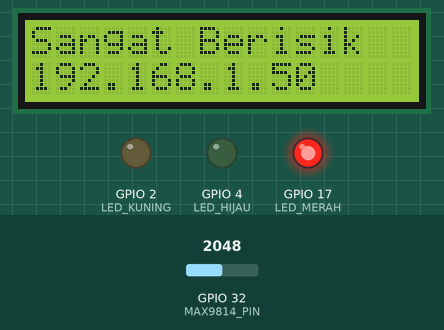
The sketch below on a simulated ESP32. Shown: 16×2 character LCD, output pins drawn as LEDs (lit = HIGH). The inputs (shaded band) are chosen by the test bench; at power-on: GPIO 32 (MAX9814_PIN) = 2048. WiFi joins after 1.5 s; servers stay silent unless stated; the local clock reads 2024-03-15 10:24:30 at power-on unless the sketch sets it; storage starts empty; the audio player accepts every command and is not drawn; what the sketch prints to the serial monitor is not drawn.

Above: at 3.7 s.
3.8 s: GPIO 32 (MAX9814_PIN) set to 1466
5.6 s: GPIO 32 (MAX9814_PIN) set to 1397
At 7.8 s:
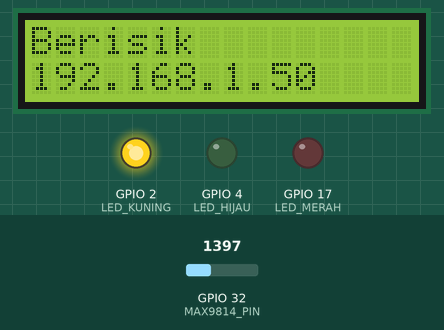
8.1 s: GPIO 32 (MAX9814_PIN) set to 1310
At 9.7 s:
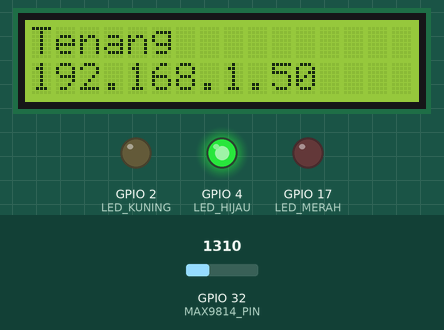
10.0 s: GPIO 32 (MAX9814_PIN) set to 1390
At 10.67 s:
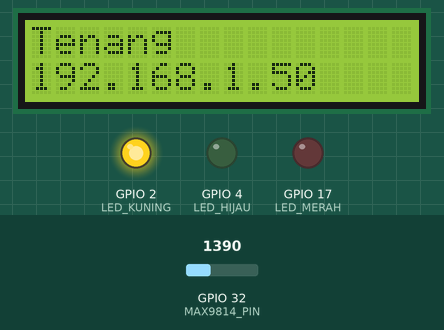
12.2 s: GPIO 32 (MAX9814_PIN) set to 1228
At 13.8 s:
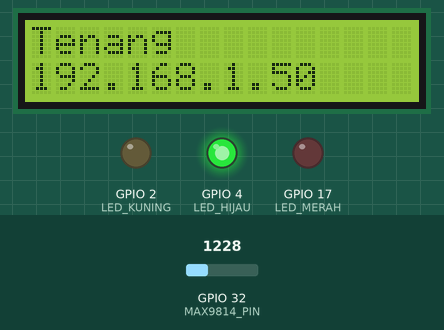
Timing chart, 0 to 15.3 s (numbered marks = the images above; inputs shaded):
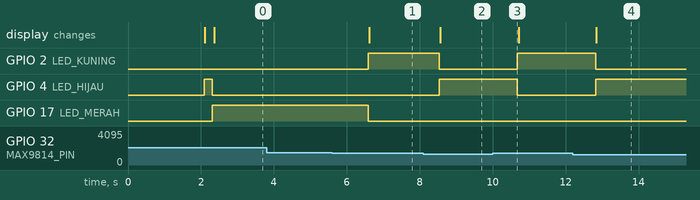

The sketch:

TA.ino
```cpp
#include <WiFi.h>
#include <WebServer.h>
#include <LiquidCrystal_I2C.h>
#include <SPIFFS.h>
#include <time.h>
#include <DFRobotDFPlayerMini.h>
#include <HardwareSerial.h>

// WiFi
const char* ssid = "Alat";
const char* password = "123456789";

// Komponen
#define MAX9814_PIN 32
#define LED_HIJAU 4
#define LED_KUNING 2
#define LED_MERAH 17
LiquidCrystal_I2C lcd(0x27, 16, 2);
HardwareSerial dfSerial(1);  // Gunakan UART1
DFRobotDFPlayerMini dfplayer;
// Batas
#define THRESHOLD_HIJAU_MAX 1349
#define THRESHOLD_KUNING_MIN 1350
#define THRESHOLD_KUNING_MAX 1399
#define THRESHOLD_MERAH 1400

// Variabel
int analogValue = 0;
float desibel = 0;
bool wasNoisy = false;
unsigned long lastWarningTime = 0;
unsigned long lastUpdateTime = 0;
unsigned long updateInterval = 1000;
int lastSavedHour = -1;
bool alatAktif = true; // untuk kontrol ON/OFF
String lastStatus = "";

// Web Server
WebServer server(80);

// Sinkronisasi waktu NTP
void setupTime() {
  configTime(7 * 3600, 0, "pool.ntp.org", "time.nist.gov");
  struct tm timeinfo;
  if (getLocalTime(&timeinfo)) {
    Serial.println("Waktu tersinkron");
  } else {
    Serial.println("Gagal sinkron waktu");
  }
}

// Simpan data ke SPIFFS per jam
void simpanData(float desibel) {
  struct tm timeinfo;
  if (!getLocalTime(&timeinfo)) {
    Serial.println("[GAGAL] Tidak bisa ambil waktu");
    return;
  }

  if (timeinfo.tm_hour < 8 || timeinfo.tm_hour > 17) {
    Serial.println("[INFO] Di luar jam 08:00 - 17:00, data tidak disimpan");
    return;
  }

  if (timeinfo.tm_hour == lastSavedHour) {
    return; // Sudah disimpan jam ini
  }

  char filename[20];
  strftime(filename, sizeof(filename), "/%Y-%m-%d.txt", &timeinfo);
  File file = SPIFFS.open(filename, FILE_APPEND);

  if (!file) {
    Serial.printf("[GAGAL] Gagal membuka file %s untuk menulis\n", filename);
    return;
  }

  char waktu[9];
  strftime(waktu, sizeof(waktu), "%H:%M:%S", &timeinfo);
  file.printf("%s,%.2f\n", waktu, desibel);
  file.close();

  Serial.printf("[SUKSES] Data disimpan: %s = %.2f dB\n", waktu, desibel);
  lastSavedHour = timeinfo.tm_hour;
}

// TASK 1: Sensor
void TaskSensor(void *pvParameters) {

  Serial.print("[DEBUG] Sisa stack TaskSensor: ");
Serial.println(uxTaskGetStackHighWaterMark(NULL));

  while (true) {
      if (alatAktif) {
      long sum = 0;
      for (int i = 0; i < 10; i++) {
        sum += analogRead(MAX9814_PIN);
        vTaskDelay(pdMS_TO_TICKS(5));
      }
      analogValue = sum / 10;

      float slope = (70.0 - 50.0) / (1400 - 1349);
      float intercept = 50.0 - (slope * 1349);
      desibel = slope * analogValue + intercept;

      if (millis() - lastUpdateTime >= updateInterval) {
        Serial.print("Analog: ");
        Serial.print(analogValue);
        Serial.print(" | Desibel: ");
        Serial.println(desibel);
        lastUpdateTime = millis();
      }

      simpanData(desibel);
    }
    vTaskDelay(pdMS_TO_TICKS(1000));
  }
}

// TASK 2: Output
void TaskOutput(void *pvParameters) {
  while (true) {
    if (alatAktif) {
      String currentStatus = "";

      if (desibel <= 50) {
        digitalWrite(LED_HIJAU, HIGH);
        digitalWrite(LED_KUNING, LOW);
        digitalWrite(LED_MERAH, LOW);
        currentStatus = "Tenang";
        wasNoisy = false;
      } else if (desibel >= 51 && desibel <= 69) {
        digitalWrite(LED_HIJAU, LOW);
        digitalWrite(LED_KUNING, HIGH);
        digitalWrite(LED_MERAH, LOW);
        currentStatus = "Berisik";
        if (!wasNoisy) {

          dfplayer.play(1);
          wasNoisy = true;
          lastWarningTime = millis();
        }
       if (millis() - lastWarningTime > 5000) {
          wasNoisy = false;
  }
      } else if (desibel >= 70) {
        digitalWrite(LED_HIJAU, LOW);
        digitalWrite(LED_KUNING, LOW);
        digitalWrite(LED_MERAH, HIGH);
        currentStatus = "Sangat Berisik";

        if (!wasNoisy) {
          dfplayer.play(1);;
          wasNoisy = true;
          lastWarningTime = millis();
        }

        if (millis() - lastWarningTime > 5000) {
          wasNoisy = false;
        }
      }

      // Update LCD hanya jika status berubah
      if (currentStatus != lastStatus) {
        lcd.clear();
        lcd.setCursor(0, 0);
        lcd.print(currentStatus);
        lastStatus = currentStatus;
      }
      lcd.setCursor(0, 1);
      lcd.print(WiFi.localIP().toString().c_str());
    }
    vTaskDelay(pdMS_TO_TICKS(200));
  }

}
// TASK 3: Web
void TaskWeb(void *pvParameters) {
  server.on("/", HTTP_GET, []() {
    File file = SPIFFS.open("/index.html", "r");
    server.streamFile(file, "text/html");
    file.close();
  });
  server.on("/style.css", HTTP_GET, []() {
    File file = SPIFFS.open("/style.css", "r");
    server.streamFile(file, "text/css");
    file.close();
  });
  server.on("/script.js", HTTP_GET, []() {
    File file = SPIFFS.open("/script.js", "r");
    server.streamFile(file, "application/javascript");
    file.close();
  });
  server.on("/data", HTTP_GET, []() {
    String json = "{\"analog\":" + String(analogValue) + ",\"desibel\":" + String(desibel) + "}";
    server.send(200, "application/json", json);
  });
  server.on("/list", HTTP_GET, []() {
    String json = "[";
    File root = SPIFFS.open("/");
    File file = root.openNextFile();
    bool first = true;
    while (file) {
      String name = file.name();
      if (name.endsWith(".txt")) {
        if (!first) json += ",";
        json += "\"" + name + "\"";
        first = false;
      }
      file = root.openNextFile();
    }
    json += "]";
    server.send(200, "application/json", json);
  });
  server.on("/grafik", HTTP_GET, []() {
    if (!server.hasArg("tanggal")) {
      server.send(400, "text/plain", "Parameter tanggal diperlukan");
      return;
    }

    String tanggal = "/" + server.arg("tanggal");
    File file = SPIFFS.open(tanggal, "r");

    if (!file) {
      server.send(404, "text/plain", "File tidak ditemukan");
      return;
    }

    String json = "[";
    bool first = true;
    while (file.available()) {
      String line = file.readStringUntil('\n');
      line.trim();
      if (line.length() == 0) continue;
      int idx = line.indexOf(',');
      if (idx != -1) {
        String waktu = line.substring(0, idx);
        String db = line.substring(idx + 1);
        if (!first) json += ",";
        json += "{\"waktu\":\"" + waktu + "\",\"desibel\":" + db + "}";
        first = false;
      }
    }
    json += "]";
    file.close();

    server.send(200, "application/json", json);
  });

  // Endpoint untuk realtime grafik
  server.on("/realtime", HTTP_GET, []() {
    struct tm timeinfo;
    getLocalTime(&timeinfo);
    char waktu[6];
    strftime(waktu, sizeof(waktu), "%H:%M", &timeinfo);

    String json = "{\"desibel\": " + String(desibel, 2) + ", \"waktu\": \"" + String(waktu) + "\"}";
    server.send(200, "application/json", json);
  });

  // Endpoint kontrol alat
  server.on("/status", HTTP_GET, []() {
    if (server.hasArg("set")) {
      String set = server.arg("set");
      if (set == "on") alatAktif = true;
      else if (set == "off") alatAktif = false;
    }
    String json = "{\"status\": \"" + String(alatAktif ? "on" : "off") + "\"}";
    server.send(200, "application/json", json);
  });

  server.begin();
  while (true) {
    server.handleClient();
    vTaskDelay(pdMS_TO_TICKS(10));
  }
}

// Setup
void setup() {
  Serial.begin(115200);
  pinMode(LED_HIJAU, OUTPUT);
  pinMode(LED_KUNING, OUTPUT);
  pinMode(LED_MERAH, OUTPUT);
  lcd.init();
  lcd.backlight();

  WiFi.begin(ssid, password);
  while (WiFi.status() != WL_CONNECTED) {
    delay(1000);
    Serial.println("Connecting to WiFi...");
  }
  Serial.println("Connected to WiFi");

  Serial.print("ESP32 IP Address: ");
  Serial.println(WiFi.localIP());

  SPIFFS.begin();
  setupTime();

  xTaskCreate(TaskSensor, "TaskSensor", 4096, NULL, 1, NULL);
  xTaskCreate(TaskOutput, "TaskOutput", 2048, NULL, 1, NULL);
  xTaskCreate(TaskWeb, "TaskWeb", 8192, NULL, 1, NULL);

  dfSerial.begin(9600, SERIAL_8N1, 26, 27); // RX=26, TX=27 (ubah sesuai wiring Anda)
  if (!dfplayer.begin(dfSerial)) {
    Serial.println("Gagal menginisialisasi DFPlayer Mini");
  } else {
    dfplayer.volume(18); // Atur volume (0-30)
    Serial.println("DFPlayer Mini siap");
  }
}

// Loop
void loop() {
  // Tidak digunakan
}
```

Measured:
- the behaviour switches between 1398 and 1397 on GPIO 32 (MAX9814_PIN) (found by bisection; images 0 and 1)
- after the input at 3.8 s, every drawn part: stays the same
- after the input at 5.6 s, GPIO 2 (LED_KUNING): LOW → HIGH after 0.99 s; GPIO 17 (LED_MERAH): HIGH → LOW after 0.99 s; the display: changes after 1.0 s (image 1)
- after the input at 8.1 s, GPIO 2 (LED_KUNING): HIGH → LOW after 0.44 s; GPIO 4 (LED_HIJAU): LOW → HIGH after 0.44 s; the display: changes after 0.46 s (image 2)
- after the input at 10.0 s, GPIO 2 (LED_KUNING): LOW → HIGH after 0.67 s; GPIO 4 (LED_HIJAU): HIGH → LOW after 0.67 s
- after the input at 12.2 s, GPIO 2 (LED_KUNING): HIGH → LOW after 0.62 s; GPIO 4 (LED_HIJAU): LOW → HIGH after 0.62 s; the display: changes after 0.65 s (image 4)
